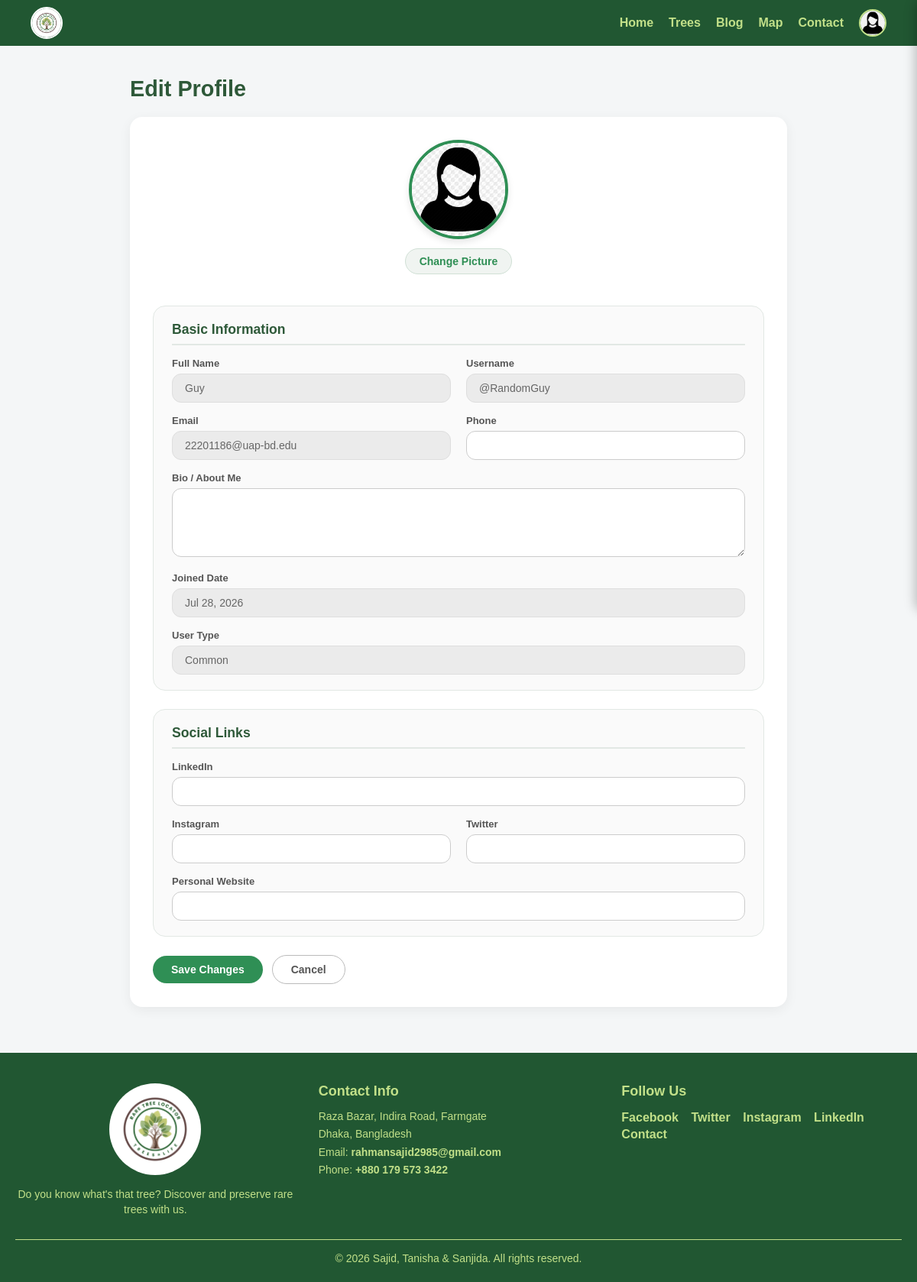
Screenshot of /edit_profile/ (signed in) with the database file from the repository.
### MyApp/models.py (models this page shows, shortened)
class User(AbstractUser):
    USER_TYPES = [
        ('common', 'Common User'),
        ('contributor', 'Contributor'),
    ]
    user_type = models.CharField(max_length=20, choices=USER_TYPES, default='common')
    profession = models.CharField(max_length=100, blank=True, null=True)
    @property
    def unread_notifications_count(self):
        return self.notifications.filter(is_read=False).count()

class Profile(models.Model):
    user = models.OneToOneField(User, on_delete=models.CASCADE)
    profile_pic = models.ImageField(
    upload_to="profile_pics/",
    default="profile_pics/default_profile.png"
)
    profession = models.CharField(max_length=100, blank=True, null=True)
    bio = models.TextField(blank=True, null=True)
    phone = models.CharField(max_length=30, blank=True, null=True)
    linkedin = models.URLField(blank=True, null=True)
    instagram = models.CharField(max_length=100, blank=True, null=True)
    twitter = models.CharField(max_length=100, blank=True, null=True)
    personal_website = models.URLField(blank=True, null=True)
    joined_date = models.DateTimeField(default=timezone.now)  # no auto_now_add for now

### MyApp/views.py (the view)
# urls.py: path('edit_profile/', myapp_views.edit_profile, name="edit_profile"),
@login_required
def edit_profile(request):
    profile = request.user.profile  # get current user's profile
    if request.method == "POST":
        form = ProfileForm(request.POST, request.FILES, instance=profile)
        if form.is_valid():
            form.save()
            messages.success(request, "Profile updated successfully!")
            return redirect("profile_view", username=request.user.username)  # ✅ fixed
    else:
        form = ProfileForm(instance=profile)
    context = {
        "form": form
    }
    return render(request, "Profile/edit_profile.html", context)

### MyApp/forms.py
class ProfileForm(forms.ModelForm):
    class Meta:
        model = Profile
        fields = [
            "profile_pic",
            "profession",
            "bio",
            "phone",
            "linkedin",
            "instagram",
            "twitter",
            "personal_website",
        ]
        widgets = {
            "bio": forms.Textarea(attrs={"rows": 4}),
        }
    def __init__(self, *args, **kwargs):
        super().__init__(*args, **kwargs)
        for field in self.fields.values():
            field.required = False

### templates/Profile/edit_profile.html (shortened to what this page needs)
{% load static %}
<!DOCTYPE html>
<html lang="en">
<head>
    <link rel="stylesheet" href="{% static 'CSS/Profile/edit_profile.css' %}">
</head>
<body>
    {% include "Common/header.html" %}
    <main class="main-content">
        <div class="container">
            <h2 class="page-title">Edit Profile</h2>
            <div class="card profile-card">
                <form method="POST" enctype="multipart/form-data" id="profileForm">
                    <div class="profile-top">
                        <div class="avatar-wrap">
                            <img id="avatarPreview"
                                src="{% if form.instance.profile_pic %}{{ form.instance.profile_pic.url }}{% else %}{{ MEDIA_URL }}default_profile.png{% endif %}"
                                alt="Profile Picture" class="avatar">
                            <label for="id_profile_pic" class="change-pic-btn">
                                Change Picture
                            </label>
                        </div>
                    </div>
                    <div class="card-body">
                        <div class="section">
                            <h3>Basic Information</h3>
                            <div class="row">
                                <div class="col-left">
                                    <label>Full Name</label>
                                    <p class="readonly">{{ request.user.get_full_name|default:request.user.username }}</p>
                                </div>
                                <div class="col-right">
                                    <label>Username</label>
                                    <p class="readonly">@{{ request.user.username }}</p>
                                </div>
                            </div>
                            <div class="row">
                                <div class="col-left">
                                    <label>Email</label>
                                    <p class="readonly">{{ request.user.email }}</p>
                                </div>
                                <div class="col-right">
                                    <label for="{{ form.phone.id_for_label }}">Phone</label>
                                    {{ form.phone }}
                                </div>
                            </div>
                            <div class="row">
                                <div class="col-full">
                                    <label for="{{ form.bio.id_for_label }}">Bio / About Me</label>
                                    {{ form.bio }}
                                </div>
                            </div>
                            <div class="row">
                                <div class="col-right">
                                    <label>Joined Date</label>
                                    <p class="readonly">{{ form.instance.joined_date|date:"M d, Y" }}</p>
                                </div>
                            </div>
                            <div class="row">
                                <div class="col-left">
                                    <label>User Type</label>
                                    <p class="readonly">{{ request.user.user_type|title }}</p>
                                </div>
                            </div>
                        </div>
                        <div class="section">
                            <h3>Social Links</h3>
                            <div class="row">
                                <div class="col-full">
                                    <label for="{{ form.linkedin.id_for_label }}">LinkedIn</label>
                                    {{ form.linkedin }}
                                </div>
                            </div>
                            <div class="row">
                                <div class="col-left">
                                    <label for="{{ form.instagram.id_for_label }}">Instagram</label>
                                    {{ form.instagram }}
                                </div>
                                <div class="col-right">
                                    <label for="{{ form.twitter.id_for_label }}">Twitter</label>
                                    {{ form.twitter }}
                                </div>
                            </div>
                            <div class="row">
                                <div class="col-full">
                                    <label for="{{ form.personal_website.id_for_label }}">Personal Website</label>
                                    {{ form.personal_website }}
                                </div>
                            </div>
                        </div>
                        <div class="actions">
                            <button type="submit" class="btn save">Save Changes</button>
                            <a href="{% url 'HomePage' %}" class="btn cancel">Cancel</a>
                        </div>
                    </div>
                </form>
            </div>
        </div>
    </main>
    {% include "Common/footer.html" %}
</body>
</html>

### templates/Common/header.html (shortened to what this page needs)
{% load static %}
<link rel="stylesheet" href="{% static 'CSS/common/header.css' %}">
<header>
    <div class="logo">
        <a href="{% url 'HomePage' %}">
            <img src="{% static 'images/logo.png' %}" alt="Logo">
        </a>
    </div>
    <nav>
        <ul class="nav-links">
            <li>
                <a href="{% url 'HomePage' %}"
                    class="{% if request.resolver_match.url_name == 'HomePage' %}active{% endif %}">
                    Home
                </a>
            </li>
            <li>
                <a href="{% url 'TreeProfiles' %}"
                    class="{% if request.resolver_match.url_name == 'TreeProfiles' or request.resolver_match.url_name == 'create_tree' or request.resolver_match.url_name == 'my_trees' %}active{% endif %}">
                    Trees
                </a>
            </li>
            <li>
                <a href="{% url 'blog_list' %}"
                    class="{% if request.resolver_match.url_name == 'blog_list' or request.resolver_match.url_name == 'add_blog' or request.resolver_match.url_name == 'my_posts' %}active{% endif %}">
                    Blog
                </a>
            </li>
            <li>
                <a href="{% url 'map_page' %}"
                    class="{% if request.resolver_match.url_name == 'map_page' %}active{% endif %}">
                    Map
                </a>
            </li>
            <li>
                <a href="{% url 'contact' %}"
                    class="{% if request.resolver_match.url_name == 'contact' %}active{% endif %}">
                    Contact
                </a>
            </li>
            {% if user.is_authenticated %}
            <li class="profile-menu">
                <div class="notif-wrapper">
                    <img src="{% if user.profile.profile_pic %}{{ user.profile.profile_pic.url }}{% else %}{% static 'images/default_profile.png' %}{% endif %}"
                        alt="Profile" class="profile-pic" id="profile-icon">
                </div>
            </li>
            {% else %}
            <li><a href="{% url 'login' %}">Log In</a></li>
            {% endif %}
        </ul>
    </nav>
</header>

### static/CSS/Profile/edit_profile.css (style rules this page uses)
*, *::before, *::after { box-sizing: border-box; }
body { font-family: "Helvetica Neue", Arial, sans-serif; background-color: #f4f6f7; color: #333; margin: 0; padding: 0; min-height: 100vh; display: flex; flex-direction: column; }
.main-content { padding-top: 100px; padding-bottom: 60px; flex: 1; }
.container { width: 100%; max-width: 900px; margin: 0 auto; padding: 0 20px; }
.page-title { margin: 0 0 20px 0; color: #2e5939; font-size: 1.8rem; }
.card { background: #ffffff; border-radius: 16px; box-shadow: 0 4px 16px rgba(0, 0, 0, 0.06); overflow: hidden; }
.profile-card { padding: 30px; }
.profile-top { display: flex; justify-content: center; margin-bottom: 25px; }
.avatar-wrap { display: flex; flex-direction: column; align-items: center; position: relative; }
.avatar { width: 130px; height: 130px; border-radius: 50%; object-fit: cover; border: 4px solid #2f8f55; box-shadow: 0 4px 10px rgba(0, 0, 0, 0.1); }
.change-pic-btn { display: inline-block; margin-top: 12px; cursor: pointer; background: #f0f4f1; color: #2f8f55; border: 1px solid #d0e0d5; padding: 8px 18px; border-radius: 20px; font-size: 14px; font-weight: 600; transition: all 0.2s ease; }
.card-body { padding: 10px 0 0 0; }
.section { background: #fafafa; padding: 20px 24px; border-radius: 16px; margin-bottom: 24px; border: 1px solid #e2e8e4; }
.section h3 { margin: 0 0 16px 0; font-size: 1.1rem; color: #2e5939; border-bottom: 2px solid #e2e8e4; padding-bottom: 8px; }
.row { display: flex; gap: 20px; margin-bottom: 16px; }
.row:last-child { margin-bottom: 0; }
.col-left, .col-right { flex: 1; }
.col-full { flex: 1 1 100%; }
label { font-weight: 600; display: block; font-size: 13px; margin-bottom: 6px; color: #555; }
input[type="text"], input[type="url"], input[type="email"], input[type="password"], input[type="tel"], textarea { width: 100%; padding: 10px 16px; border-radius: 12px; border: 1px solid #ccc; background-color: #fff; font-size: 14px; color: #333; transition: all 0.2s ease; }
textarea { min-height: 90px; resize: vertical; }
.readonly { background: #ebebeb; padding: 10px 16px; border-radius: 12px; color: #666; font-size: 14px; border: 1px solid #dedede; margin: 0; }
.actions { display: flex; gap: 12px; margin-top: 24px; align-items: center; }
.btn { padding: 10px 24px; border-radius: 20px; border: none; font-size: 14px; font-weight: 600; cursor: pointer; text-decoration: none; display: inline-block; transition: all 0.2s ease; }
.btn.save { background: #2f8f55; color: #ffffff; }
.btn.cancel { background: transparent; border: 1px solid #bbb; color: #555; }

### static/CSS/common/header.css (style rules this page uses)
* { margin: 0; padding: 0; box-sizing: border-box; }
body { font-family: Arial, sans-serif; min-height: 100vh; margin: 0; padding: 0; display: flex; flex-direction: column; }
.main-content { display: flex; justify-content: center; flex-direction: column; align-items: center; flex: 1 0 auto; }
header, .site-header { display: flex; justify-content: space-between; align-items: center; padding: 8px 40px; min-height: 60px; background-color: #215732; position: fixed; top: 0; left: 0; width: 100%; z-index: 1000; overflow: visible !important; transition: top 0.3s ease-in-out, box-shadow 0.3s ease-in-out, transform 0.3s ease-in-out; }
.logo { display: flex; align-items: center; gap: 10px; }
.logo img { width: 42px; height: 42px; border-radius: 50%; object-fit: cover; border: 2px solid #ffffff; display: block; }
nav { overflow: visible !important; }
.nav-links { list-style: none; display: flex; align-items: center; gap: 20px; margin: 0; padding: 0; overflow: visible !important; }
.nav-links li { position: relative; display: flex; align-items: center; }
.nav-links li a { text-decoration: none; color: #c2e089; font-weight: bold; display: flex; align-items: center; transition: color 0.3s ease-in-out; line-height: 1; }
.profile-menu { display: flex; align-items: center; }
.notif-wrapper { position: relative; display: flex; align-items: center; cursor: pointer; }
.profile-pic { width: 36px; height: 36px; border-radius: 50%; object-fit: cover; border: 2px solid #c2e089; cursor: pointer; display: block; }

### rows the page displays
User: profile_pic (placeholder picture), user.get_full_name "Guy", user.username "RandomGuy", user.email "22201186@uap-bd.edu", user.user_type "Common"
Profile: profile_pic (placeholder picture), instance.joined_date "Jul 28, 2026"
